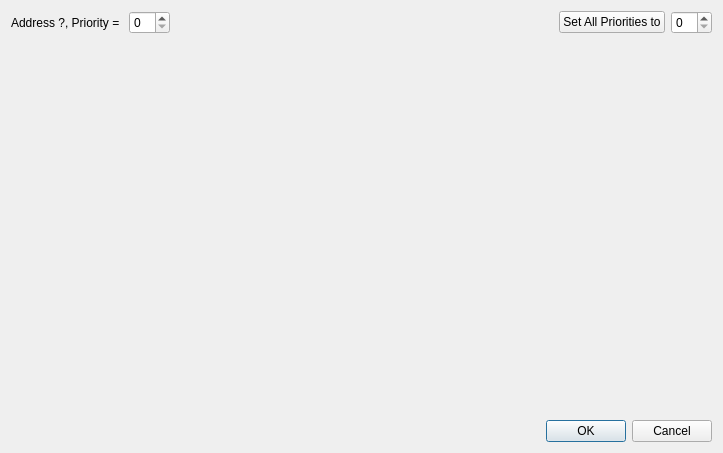
<?xml version="1.0" encoding="UTF-8"?>
<ui version="4.0">
 <class>ConfigurePerChanPrioDlg</class>
 <widget class="QDialog" name="ConfigurePerChanPrioDlg">
  <property name="geometry">
   <rect>
    <x>0</x>
    <y>0</y>
    <width>723</width>
    <height>453</height>
   </rect>
  </property>
  <property name="windowTitle">
   <string>Dialog</string>
  </property>
  <layout class="QVBoxLayout" name="verticalLayout">
   <item>
    <layout class="QHBoxLayout" name="horizontalLayout">
     <item>
      <widget class="QLabel" name="lblAddress">
       <property name="text">
        <string>Address ?, Priority = </string>
       </property>
      </widget>
     </item>
     <item>
      <widget class="QSpinBox" name="sbPriority"/>
     </item>
     <item>
      <spacer name="horizontalSpacer">
       <property name="orientation">
        <enum>Qt::Horizontal</enum>
       </property>
       <property name="sizeHint" stdset="0">
        <size>
         <width>40</width>
         <height>20</height>
        </size>
       </property>
      </spacer>
     </item>
     <item>
      <widget class="QPushButton" name="btnSetAll">
       <property name="text">
        <string>Set All Priorities to</string>
       </property>
      </widget>
     </item>
     <item>
      <widget class="QSpinBox" name="sbSetAll"/>
     </item>
    </layout>
   </item>
   <item>
    <widget class="PriorityEditWidget" name="widget" native="true">
     <property name="sizePolicy">
      <sizepolicy hsizetype="Expanding" vsizetype="Expanding">
       <horstretch>0</horstretch>
       <verstretch>0</verstretch>
      </sizepolicy>
     </property>
    </widget>
   </item>
   <item>
    <widget class="QDialogButtonBox" name="buttonBox">
     <property name="orientation">
      <enum>Qt::Horizontal</enum>
     </property>
     <property name="standardButtons">
      <set>QDialogButtonBox::Cancel|QDialogButtonBox::Ok</set>
     </property>
    </widget>
   </item>
  </layout>
 </widget>
 <customwidgets>
  <customwidget>
   <class>PriorityEditWidget</class>
   <extends>QWidget</extends>
   <header>priorityeditwidget.h</header>
   <container>1</container>
  </customwidget>
 </customwidgets>
 <resources/>
 <connections>
  <connection>
   <sender>buttonBox</sender>
   <signal>accepted()</signal>
   <receiver>ConfigurePerChanPrioDlg</receiver>
   <slot>accept()</slot>
   <hints>
    <hint type="sourcelabel">
     <x>248</x>
     <y>254</y>
    </hint>
    <hint type="destinationlabel">
     <x>157</x>
     <y>274</y>
    </hint>
   </hints>
  </connection>
  <connection>
   <sender>buttonBox</sender>
   <signal>rejected()</signal>
   <receiver>ConfigurePerChanPrioDlg</receiver>
   <slot>reject()</slot>
   <hints>
    <hint type="sourcelabel">
     <x>316</x>
     <y>260</y>
    </hint>
    <hint type="destinationlabel">
     <x>286</x>
     <y>274</y>
    </hint>
   </hints>
  </connection>
 </connections>
</ui>
